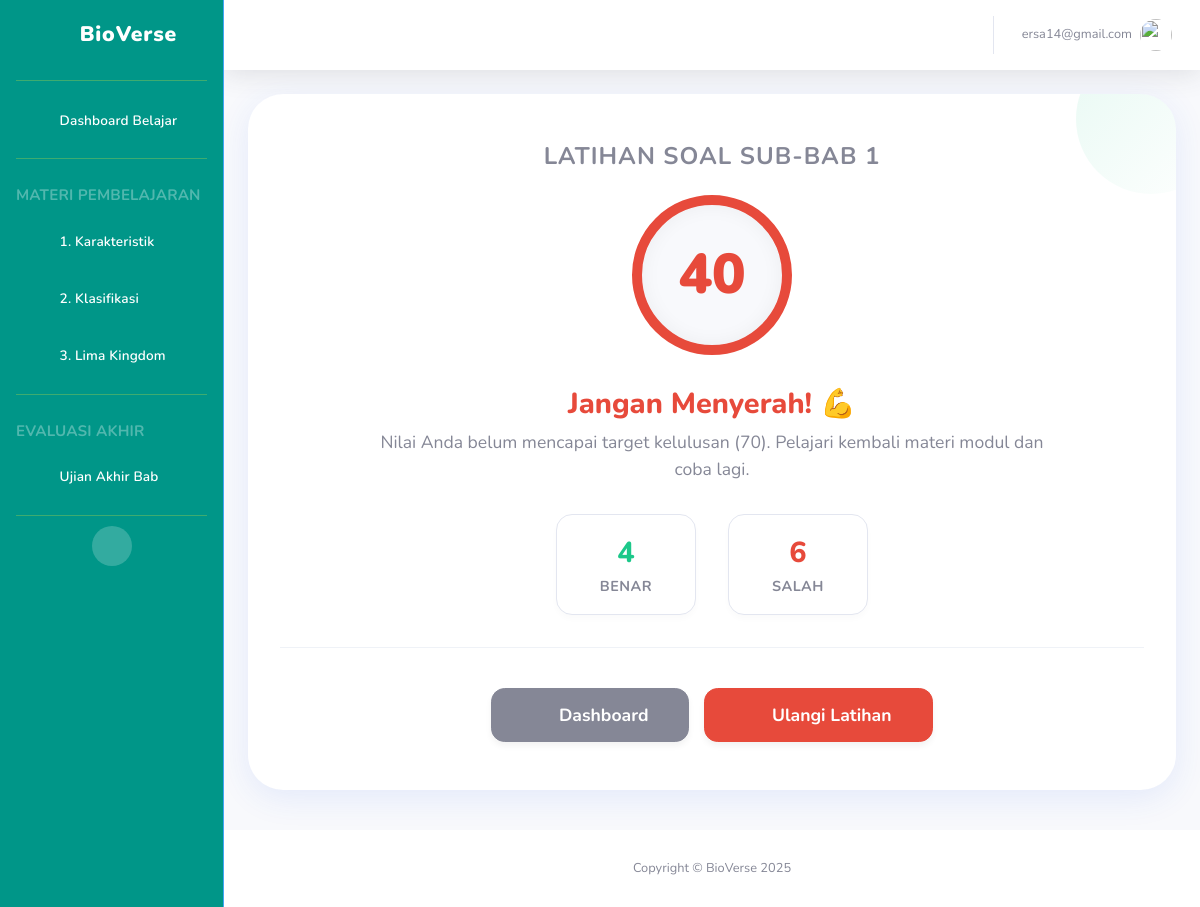
Before: /latihan/hasil/1/ (signed in) with the older database file.
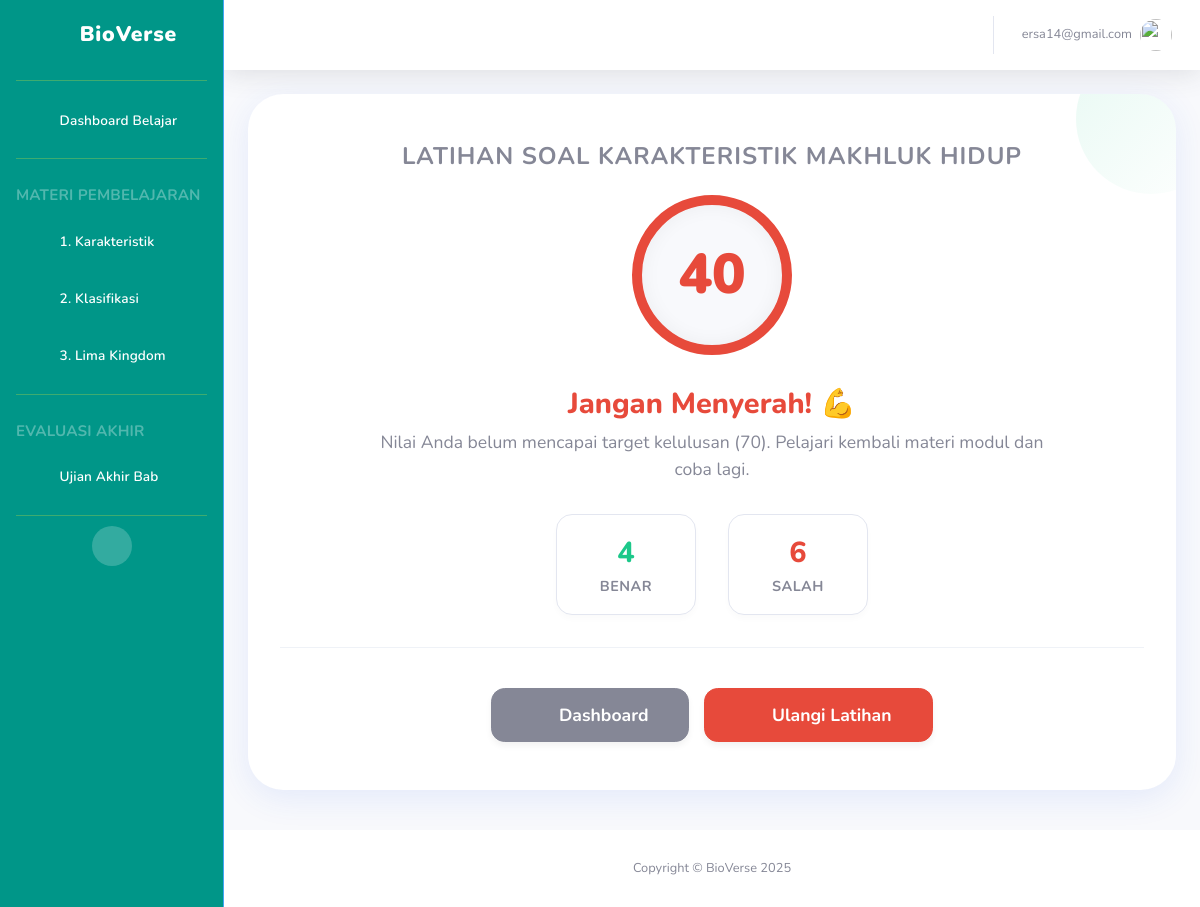
After: the same page with the newer database file.
### main/models.py (models this page shows, shortened)
class LatihanSoal(models.Model):
    subbab = models.OneToOneField(SubBab, on_delete=models.CASCADE)
    judul = models.CharField(max_length=200)

### main/views.py (the view)
# urls.py: path('latihan/hasil/<int:latihan_id>/', views.hasil_latihan_view, name='hasil_latihan'),
@login_required
def hasil_latihan_view(request, latihan_id):
    latihan = get_object_or_404(LatihanSoal, id=latihan_id)
    hasil = get_object_or_404(HasilLatihan, siswa=request.user, latihan=latihan)
    jawaban_siswa = JawabanSiswa.objects.filter(
        siswa=request.user, pertanyaan__latihan=latihan
    ).select_related("pertanyaan", "pilihan_dipilih")
    total_soal = jawaban_siswa.count()
    jawaban_benar = jawaban_siswa.filter(is_benar=True).count()
    jawaban_salah = total_soal - jawaban_benar
    context = {
        "latihan": latihan,
        "hasil": hasil,
        "jawaban_siswa": jawaban_siswa,
        "jawaban_benar": jawaban_benar,
        "jawaban_salah": jawaban_salah
    }
    return render(request, "main/siswa/hasil_latihan.html", context)

### main/templatetags/custom_tags.py (called while the page is built)
@register.simple_tag
def get_latihan_id(subbab_urutan):
    from main.models import LatihanSoal
    try:
        latihan = LatihanSoal.objects.get(subbab__urutan=subbab_urutan)
        return latihan.id
    except LatihanSoal.DoesNotExist:
        return None

@register.simple_tag
def get_pengayaan_id():
    from main.models import SoalPengayaan
    try:
        pengayaan = SoalPengayaan.objects.first()
        if pengayaan:
            return pengayaan.id
        return None
    except SoalPengayaan.DoesNotExist:
        return None

### main/templates/main/siswa/hasil_latihan.html (shortened to what this page needs)
{% extends 'main/base.html' %}
{% load static %}
{% block content %}
    <div class="learning-card">
        <h4 class="text-uppercase text-muted mb-4 font-weight-bold" style="letter-spacing: 1px;">
            {{ latihan.judul }}
        </h4>
        <div class="score-circle {% if hasil.skor >= 70 %}pass{% else %}fail{% endif %}">
            <span class="score-value">{{ hasil.skor|floatformat:0 }}</span>
        </div>
        {% if hasil.skor >= 70 %}
            <h2 class="result-title text-success">Luar Biasa! 🎉</h2>
            <p class="result-desc">
                Selamat! Anda telah berhasil menuntaskan latihan ini dengan sangat baik.
            </p>
        {% else %}
            <h2 class="result-title text-danger">Jangan Menyerah! 💪</h2>
            <p class="result-desc">
                Nilai Anda belum mencapai target kelulusan (70). Pelajari kembali materi modul dan coba lagi.
            </p>
        {% endif %}
        <div class="stats-container">
            <div class="stat-box">
                <span class="stat-value text-green">{{ jawaban_benar }}</span>
                <span class="stat-label">Benar</span>
            </div>
            <div class="stat-box">
                <span class="stat-value text-red">{{ jawaban_salah }}</span>
                <span class="stat-label">Salah</span>
            </div>
        </div>
        <div class="action-buttons">
            <a href="{% url 'siswa_dashboard' %}" class="btn btn-secondary btn-custom">
                <i class="fas fa-home mr-2"></i> Dashboard
            </a>
            {% if hasil.skor < 70 %}
            <a href="{% url 'latihan_soal' latihan.id %}" class="btn btn-danger btn-custom">
                <i class="fas fa-redo mr-2"></i> Ulangi Latihan
            </a>
            {% endif %}
        </div>
    </div>
{% endblock %}

Changed rows visible on the page:
changed LatihanSoal: judul "LATIHAN SOAL SUB-BAB 1" → "LATIHAN SOAL KARAKTERISTIK MAKHLUK HIDUP"
